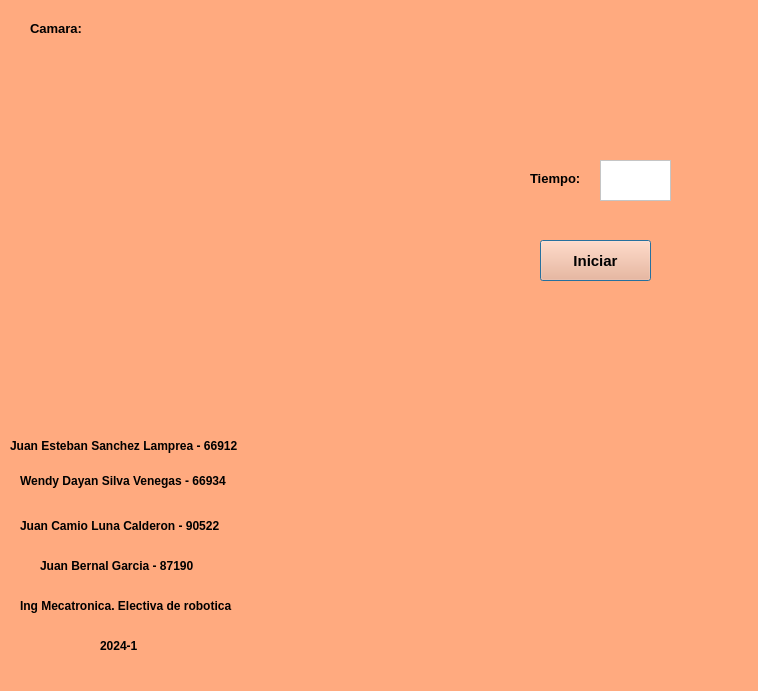
<?xml version="1.0" encoding="UTF-8"?>
<ui version="4.0">
 <class>Dialog</class>
 <widget class="QDialog" name="Dialog">
  <property name="geometry">
   <rect>
    <x>0</x>
    <y>0</y>
    <width>758</width>
    <height>691</height>
   </rect>
  </property>
  <property name="windowTitle">
   <string>Dialog</string>
  </property>
  <property name="styleSheet">
   <string notr="true">background-color: rgb(255, 170, 127);</string>
  </property>
  <widget class="QLabel" name="label_3">
   <property name="geometry">
    <rect>
     <x>20</x>
     <y>460</y>
     <width>261</width>
     <height>41</height>
    </rect>
   </property>
   <property name="font">
    <font>
     <pointsize>9</pointsize>
     <weight>75</weight>
     <bold>true</bold>
    </font>
   </property>
   <property name="text">
    <string>Wendy Dayan Silva Venegas - 66934</string>
   </property>
   <property name="margin">
    <number>15</number>
   </property>
  </widget>
  <widget class="QLabel" name="label_8">
   <property name="geometry">
    <rect>
     <x>40</x>
     <y>540</y>
     <width>291</width>
     <height>51</height>
    </rect>
   </property>
   <property name="font">
    <font>
     <pointsize>9</pointsize>
     <weight>75</weight>
     <bold>true</bold>
    </font>
   </property>
   <property name="text">
    <string>Juan Bernal Garcia - 87190</string>
   </property>
   <property name="margin">
    <number>15</number>
   </property>
  </widget>
  <widget class="QLabel" name="label_6">
   <property name="geometry">
    <rect>
     <x>10</x>
     <y>420</y>
     <width>291</width>
     <height>51</height>
    </rect>
   </property>
   <property name="font">
    <font>
     <pointsize>9</pointsize>
     <weight>75</weight>
     <bold>true</bold>
    </font>
   </property>
   <property name="text">
    <string>Juan Esteban Sanchez Lamprea - 66912</string>
   </property>
   <property name="margin">
    <number>15</number>
   </property>
  </widget>
  <widget class="QLabel" name="label_7">
   <property name="geometry">
    <rect>
     <x>20</x>
     <y>500</y>
     <width>291</width>
     <height>51</height>
    </rect>
   </property>
   <property name="font">
    <font>
     <pointsize>9</pointsize>
     <weight>75</weight>
     <bold>true</bold>
    </font>
   </property>
   <property name="text">
    <string>Juan Camio Luna Calderon - 90522</string>
   </property>
   <property name="margin">
    <number>15</number>
   </property>
  </widget>
  <widget class="QLabel" name="label_10">
   <property name="geometry">
    <rect>
     <x>100</x>
     <y>620</y>
     <width>81</width>
     <height>51</height>
    </rect>
   </property>
   <property name="font">
    <font>
     <pointsize>9</pointsize>
     <weight>75</weight>
     <bold>true</bold>
    </font>
   </property>
   <property name="text">
    <string>2024-1</string>
   </property>
   <property name="margin">
    <number>15</number>
   </property>
  </widget>
  <widget class="QLabel" name="label_9">
   <property name="geometry">
    <rect>
     <x>20</x>
     <y>580</y>
     <width>291</width>
     <height>51</height>
    </rect>
   </property>
   <property name="font">
    <font>
     <pointsize>9</pointsize>
     <weight>75</weight>
     <bold>true</bold>
    </font>
   </property>
   <property name="text">
    <string>Ing Mecatronica. Electiva de robotica</string>
   </property>
   <property name="margin">
    <number>15</number>
   </property>
  </widget>
  <widget class="QLabel" name="label_2">
   <property name="geometry">
    <rect>
     <x>30</x>
     <y>20</y>
     <width>51</width>
     <height>16</height>
    </rect>
   </property>
   <property name="font">
    <font>
     <pointsize>10</pointsize>
     <weight>75</weight>
     <bold>true</bold>
    </font>
   </property>
   <property name="mouseTracking">
    <bool>false</bool>
   </property>
   <property name="tabletTracking">
    <bool>false</bool>
   </property>
   <property name="contextMenuPolicy">
    <enum>Qt::NoContextMenu</enum>
   </property>
   <property name="acceptDrops">
    <bool>false</bool>
   </property>
   <property name="autoFillBackground">
    <bool>false</bool>
   </property>
   <property name="text">
    <string>Camara:</string>
   </property>
   <property name="scaledContents">
    <bool>false</bool>
   </property>
   <property name="wordWrap">
    <bool>false</bool>
   </property>
   <property name="openExternalLinks">
    <bool>false</bool>
   </property>
  </widget>
  <widget class="QLabel" name="label_5">
   <property name="geometry">
    <rect>
     <x>530</x>
     <y>170</y>
     <width>51</width>
     <height>16</height>
    </rect>
   </property>
   <property name="font">
    <font>
     <pointsize>10</pointsize>
     <weight>75</weight>
     <bold>true</bold>
    </font>
   </property>
   <property name="mouseTracking">
    <bool>false</bool>
   </property>
   <property name="tabletTracking">
    <bool>false</bool>
   </property>
   <property name="contextMenuPolicy">
    <enum>Qt::NoContextMenu</enum>
   </property>
   <property name="acceptDrops">
    <bool>false</bool>
   </property>
   <property name="autoFillBackground">
    <bool>false</bool>
   </property>
   <property name="text">
    <string>Tiempo:</string>
   </property>
   <property name="scaledContents">
    <bool>false</bool>
   </property>
   <property name="wordWrap">
    <bool>false</bool>
   </property>
   <property name="openExternalLinks">
    <bool>false</bool>
   </property>
  </widget>
  <widget class="QTextEdit" name="Tiempo">
   <property name="geometry">
    <rect>
     <x>600</x>
     <y>160</y>
     <width>71</width>
     <height>41</height>
    </rect>
   </property>
   <property name="font">
    <font>
     <pointsize>11</pointsize>
     <weight>75</weight>
     <bold>true</bold>
    </font>
   </property>
   <property name="styleSheet">
    <string notr="true">background-color: rgb(255, 255, 255);</string>
   </property>
  </widget>
  <widget class="QPushButton" name="Button">
   <property name="geometry">
    <rect>
     <x>540</x>
     <y>240</y>
     <width>111</width>
     <height>41</height>
    </rect>
   </property>
   <property name="font">
    <font>
     <pointsize>11</pointsize>
     <weight>75</weight>
     <bold>true</bold>
    </font>
   </property>
   <property name="text">
    <string>Iniciar</string>
   </property>
  </widget>
  <widget class="QLabel" name="Logo">
   <property name="geometry">
    <rect>
     <x>360</x>
     <y>420</y>
     <width>231</width>
     <height>221</height>
    </rect>
   </property>
   <property name="text">
    <string/>
   </property>
  </widget>
  <widget class="QLabel" name="Imagen">
   <property name="geometry">
    <rect>
     <x>40</x>
     <y>60</y>
     <width>441</width>
     <height>321</height>
    </rect>
   </property>
   <property name="text">
    <string/>
   </property>
  </widget>
 </widget>
 <resources/>
 <connections/>
</ui>
